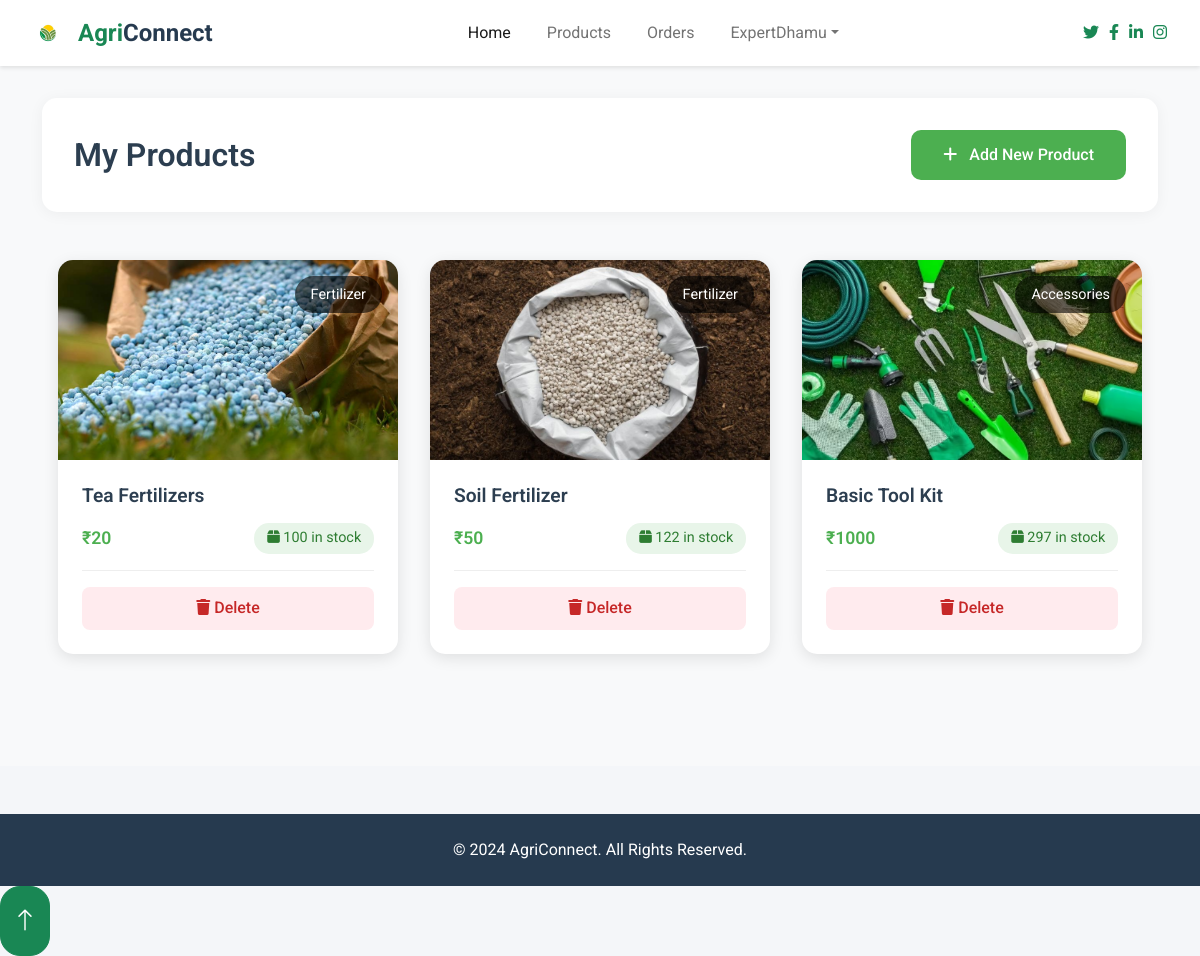
Screenshot of /expert/FarmersProducts (signed in) with the database file from the repository.
### Expert/models.py (models this page shows)
class FarmerProducts(models.Model):
    options = (
        ("Fertilizer","Fertilizers"),
        ("Seeds","Seeds"),
        ("Accessories","Accessories")
    )
    Product_Name = models.CharField(max_length=255)
    Product_Category = models.CharField(max_length=255,choices=options)
    Product_price = models.IntegerField()
    Product_image = models.FileField(upload_to="farmer_product")
    Product_stock = models.IntegerField()
    user = models.ForeignKey(User,on_delete=models.CASCADE,null=True,blank=True)
    status = models.BooleanField(default=True)

### Expert/views.py (the view, shortened to what this page needs)
# urls.py: path("FarmersProducts",views.FarmersProducts,name= "FarmersProducts"),
def FarmersProducts(request):
    form = ProductAddform()
    prod = FarmerProducts.objects.filter(user=request.user)
    context = {
        "form": form,
        'products': prod
    }
    return render(request,'expert/products.html',context)

### templates/expert/products.html (shortened to what this page needs)
{% extends "expert/experthome.html" %}
{% block content %}
<div class="products-container">
    <div class="container">
        <div class="page-header d-flex justify-content-between align-items-center">
            <h1 class="page-title">My Products</h1>
            <button type="button" data-bs-toggle="modal" data-bs-target="#addProductModal" class="add-product-btn">
                <i class="fas fa-plus"></i> Add New Product
            </button>
        </div>
        <div class="products-grid">
            {% for product in products %}
                <div class="product-card">
                    <div class="product-image-container">
                        <img src="{{ product.Product_image.url }}" class="product-image" alt="{{ product.Product_Name }}">
                        <span class="product-category">{{ product.Product_Category }}</span>
                    </div>
                    <div class="product-details">
                        <h3 class="product-name">{{ product.Product_Name }}</h3>
                        <div class="product-info">
                            <span class="product-price">₹{{ product.Product_price }}</span>
                            <span class="product-stock">
                                <i class="fas fa-box"></i> {{ product.Product_stock }} in stock
                            </span>
                        </div>
                        <div class="product-actions">
                            <a href="{% url 'DeleteFarmProducts' product.id %}" class="action-btn delete-btn">
                                <i class="fas fa-trash"></i> Delete
                            </a>
                        </div>
                    </div>
                </div>
            {% empty %}
                <div class="text-center w-100 py-5">
                    <i class="fas fa-box-open fa-3x text-muted"></i>
                    <h3 class="mt-3 text-muted">No products added yet</h3>
                    <p class="text-muted">Click the "Add New Product" button to add your first product.</p>
                </div>
            {% endfor %}
        </div>
    </div>
</div>
{% endblock %}

### templates/expert/experthome.html (shortened to what this page needs)
{% load static %}
<!DOCTYPE html>
<html lang="en">
<head>
    <link href="https://cdnjs.cloudflare.com/ajax/libs/font-awesome/6.4.0/css/all.min.css" rel="stylesheet">
    <link href="https://cdn.jsdelivr.net/npm/bootstrap-icons@1.10.0/font/bootstrap-icons.css" rel="stylesheet">
    <link href="{%static 'lib/owlcarousel/assets/owl.carousel.min.css' %}" rel="stylesheet">
    <link href="{%static 'css/bootstrap.min.css' %}" rel="stylesheet">
</head>
<body>
    <nav class="navbar navbar-expand-lg navbar-light">
        <div class="container-fluid">
            <a href="index.html" class="navbar-brand">
                <img src="{%static 'img/logo.png' %}" alt="AgriConnect Logo" class="logo">
                <h1 class="text-success">Agri<span class="text-dark">Connect</span></h1>
            </a>
            <div class="collapse navbar-collapse" id="navbarCollapse">
                <div class="navbar-nav mx-auto">
                    <a href="{%url 'Index' %}" class="nav-item nav-link active">Home</a>
                    {% if request.user.is_authenticated %}
                        <a href="{%url 'FarmersProducts' %}" class="nav-item nav-link">Products</a>
                        <a href="{%url 'FramersOrder' %}" class="nav-item nav-link">Orders</a>
                        <div class="nav-item dropdown">
                            <a href="#" class="nav-link dropdown-toggle" data-bs-toggle="dropdown">{{request.user}}</a>
                        </div>
                    {% endif %}
                </div>
                <div class="social-icons">
                    <a href="#" class="text-success"><i class="fab fa-twitter"></i></a>
                    <a href="#" class="text-success"><i class="fab fa-facebook-f"></i></a>
                    <a href="#" class="text-success"><i class="fab fa-linkedin-in"></i></a>
                    <a href="#" class="text-success"><i class="fab fa-instagram"></i></a>
                </div>
            </div>
        </div>
    </nav>
    {% block content %}{% endblock %}
    <footer class="container-fluid bg-dark text-white mt-5 py-4">
        <div class="container text-center">
            <p class="mb-0">&copy; 2024 AgriConnect. All Rights Reserved.</p>
        </div>
    </footer>
    <a href="#" class="btn btn-success py-3 fs-4 back-to-top"><i class="bi bi-arrow-up"></i></a>
</body>
</html>

### templates/expert/experthome.html (style rules this page uses)
body { font-family: 'Roboto', sans-serif; background-color: #f4f6f9; }
.navbar { padding: 0.5rem 1rem; background-color: #ffffff; box-shadow: 0 2px 4px rgba(0,0,0,0.1); }
.navbar-brand { display: flex; align-items: center; }
.navbar-brand img { height: 40px; margin-right: 10px; }
.navbar-brand h1 { font-size: 1.5rem; margin: 0; }
.nav-item { margin: 0 10px; }
.social-icons { display: flex; align-items: center; }
.social-icons a { margin: 0 5px; color: #28a745; font-size: 1rem; }
.form-control, .btn { border-radius: 20px; }

### templates/expert/products.html (style rules this page uses)
.products-container { padding: 2rem 0; min-height: calc(100vh - 100px); background-color: #f8f9fa; }
.page-header { background: white; padding: 2rem; border-radius: 15px; box-shadow: 0 2px 15px rgba(0,0,0,0.05); margin-bottom: 2rem; }
.page-title { color: #2c3e50; font-size: 2rem; font-weight: 600; margin: 0; }
.add-product-btn { background: #4CAF50; color: white; padding: 0.8rem 2rem; border-radius: 10px; border: none; font-weight: 500; transition: all 0.3s ease; text-decoration: none; }
.add-product-btn i { margin-right: 8px; }
.products-grid { display: grid; grid-template-columns: repeat(auto-fill, minmax(300px, 1fr)); gap: 2rem; padding: 1rem; }
.product-card { background: white; border-radius: 15px; box-shadow: 0 4px 15px rgba(0,0,0,0.1); overflow: hidden; transition: all 0.3s ease; }
.product-image-container { position: relative; width: 100%; height: 200px; overflow: hidden; }
.product-image { width: 100%; height: 100%; object-fit: cover; }
.product-category { position: absolute; top: 1rem; right: 1rem; background: rgba(0,0,0,0.6); color: white; padding: 0.5rem 1rem; border-radius: 20px; font-size: 0.9rem; }
.product-details { padding: 1.5rem; }
.product-name { font-size: 1.2rem; font-weight: 600; color: #2c3e50; margin-bottom: 1rem; }
.product-info { display: flex; justify-content: space-between; align-items: center; margin-bottom: 0.5rem; color: #666; }
.product-price { color: #4CAF50; font-weight: 600; font-size: 1.1rem; }
.product-stock { background: #e8f5e9; color: #2e7d32; padding: 0.3rem 0.8rem; border-radius: 15px; font-size: 0.9rem; }
.product-actions { display: flex; gap: 1rem; margin-top: 1rem; padding-top: 1rem; border-top: 1px solid #eee; }
.action-btn { flex: 1; padding: 0.6rem; border-radius: 8px; border: none; font-weight: 500; cursor: pointer; transition: all 0.3s ease; text-align: center; text-decoration: none; }
.delete-btn { background: #ffebee; color: #c62828; }

### rows the page displays
FarmerProducts: Product_image (picture), Product_Category "Fertilizer", Product_Name "Tea Fertilizers", Product_price "20", Product_stock "100"
FarmerProducts: Product_image (picture), Product_Category "Fertilizer", Product_Name "Soil Fertilizer", Product_price "50", Product_stock "122"
FarmerProducts: Product_image (picture), Product_Category "Accessories", Product_Name "Basic Tool Kit", Product_price "1000", Product_stock "297"

### other values shown
{{ request.user }} "ExpertDhamu"
